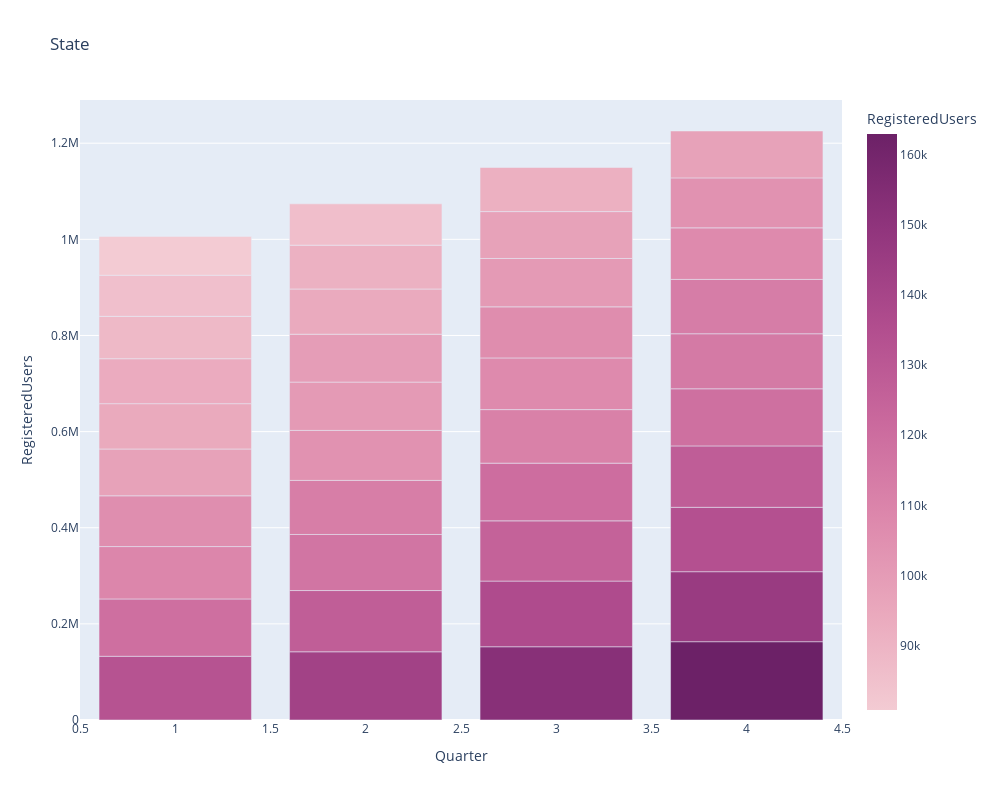

This figure's notebook cell:
### Code cell
#top user 2

def top_user_plot_2(df, state):
    tuys = df[df['States'] == state]
    tuys.reset_index(drop= True, inplace= True)

    fig_top_plot_2 = px.bar(tuys, x= 'Quarter', y= 'RegisteredUsers', title= 'State', width= 1000, height= 800, color= 'RegisteredUsers', hover_data= ['Pincodes'], color_continuous_scale = px.colors.sequential.Magenta)
    fig_top_plot_2.show()

### Figure 1 — Plotly figure (JSON) as saved in the notebook; plotly's stock layout.template omitted (floating-point values rounded to 4 significant figures)
{"data": [{"alignmentgroup": "True", "customdata": [[641602], [635109], [602105], [600100], [635126], [600056], [600003], [600053], [600116], [600042], [641602], [635109], [602105], [600100], [635126], [600056], [600003], [600053], [600116], [600042], [641602], [635109], [602105], [600100], [635126], [600056], [600003], [600053], [600116], [600042], [641602], [635109], [602105], [600100], [635126], [600056], [600003], [600053], [600116], [600042]], "hovertemplate": "Quarter=%{x}<br>RegisteredUsers=%{marker.color}<br>Pincodes=%{customdata[0]}<extra></extra>", "legendgroup": "", "marker": {"color": [132560, 119256, 109002, 105601, 97362, 94311, 93539, 88146, 85493, 80853, 141899, 127444, 116613, 112485, 103999, 100579, 99585, 94042, 91189, 86035, 152392, 136599, 125331, 120046, 111400, 107501, 106261, 100637, 97574, 91756, 162911, 145634, 133972, 127705, 118854, 114499, 113049, 107237, 103946, 97578], "coloraxis": "coloraxis", "pattern": {"shape": ""}}, "name": "", "offsetgroup": "", "orientation": "v", "showlegend": false, "textposition": "auto", "type": "bar", "x": [1, 1, 1, 1, 1, 1, 1, 1, 1, 1, 2, 2, 2, 2, 2, 2, 2, 2, 2, 2, 3, 3, 3, 3, 3, 3, 3, 3, 3, 3, 4, 4, 4, 4, 4, 4, 4, 4, 4, 4], "xaxis": "x", "y": [132560, 119256, 109002, 105601, 97362, 94311, 93539, 88146, 85493, 80853, 141899, 127444, 116613, 112485, 103999, 100579, 99585, 94042, 91189, 86035, 152392, 136599, 125331, 120046, 111400, 107501, 106261, 100637, 97574, 91756, 162911, 145634, 133972, 127705, 118854, 114499, 113049, 107237, 103946, 97578], "yaxis": "y"}], "layout": {"barmode": "relative", "coloraxis": {"colorbar": {"title": {"text": "RegisteredUsers"}}, "colorscale": [[0, "rgb(243, 203, 211)"], [0.1667, "rgb(234, 169, 189)"], [0.3333, "rgb(221, 136, 172)"], [0.5, "rgb(202, 105, 157)"], [0.6667, "rgb(177, 77, 142)"], [0.8333, "rgb(145, 53, 125)"], [1, "rgb(108, 33, 103)"]]}, "height": 800, "legend": {"tracegroupgap": 0}, "title": {"text": "State"}, "width": 1000, "xaxis": {"anchor": "y", "domain": [0, 1], "title": {"text": "Quarter"}}, "yaxis": {"anchor": "x", "domain": [0, 1], "title": {"text": "RegisteredUsers"}}}}
